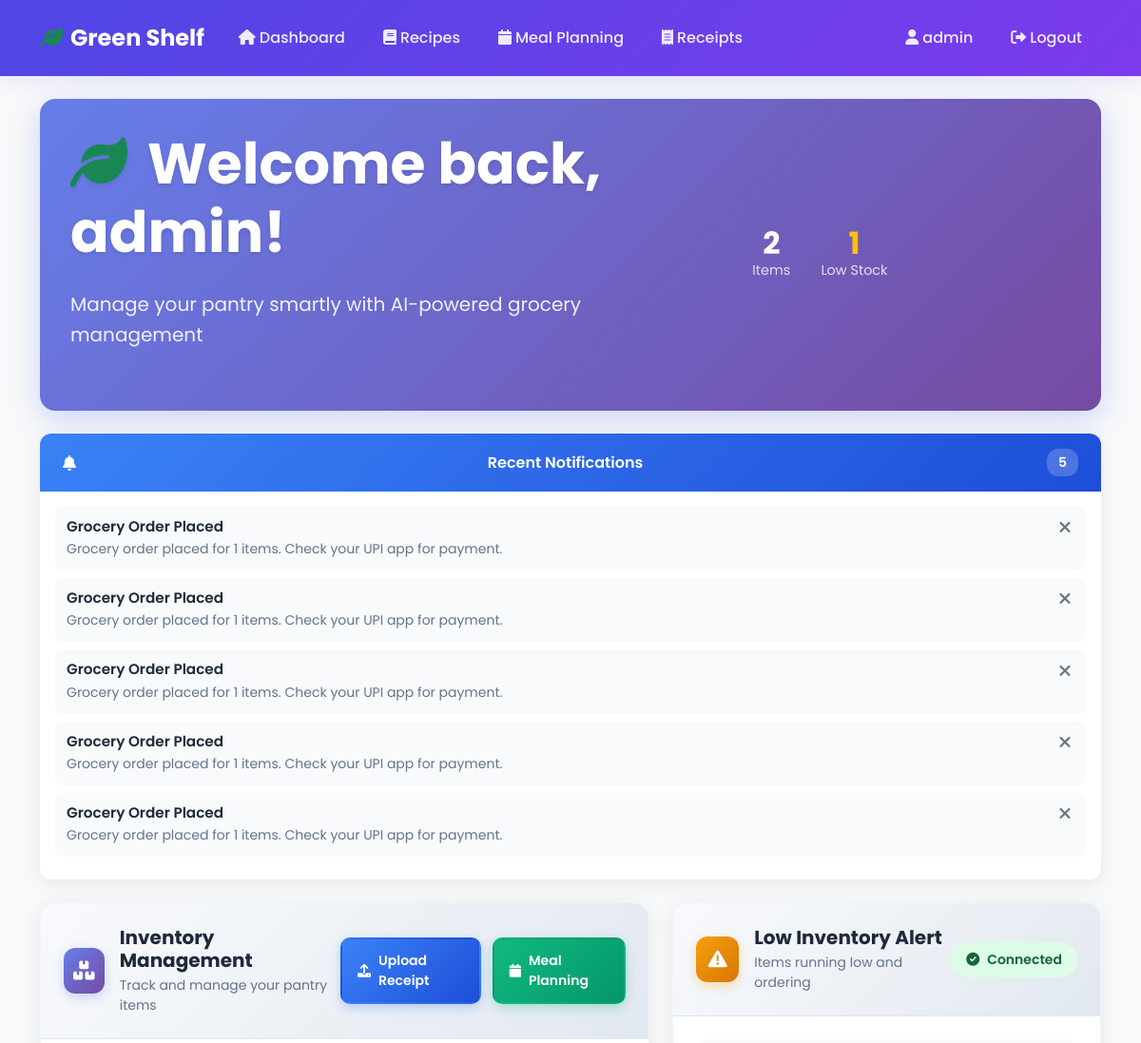
/ (signed in, upper part), run on an earlier commit of the app's database.
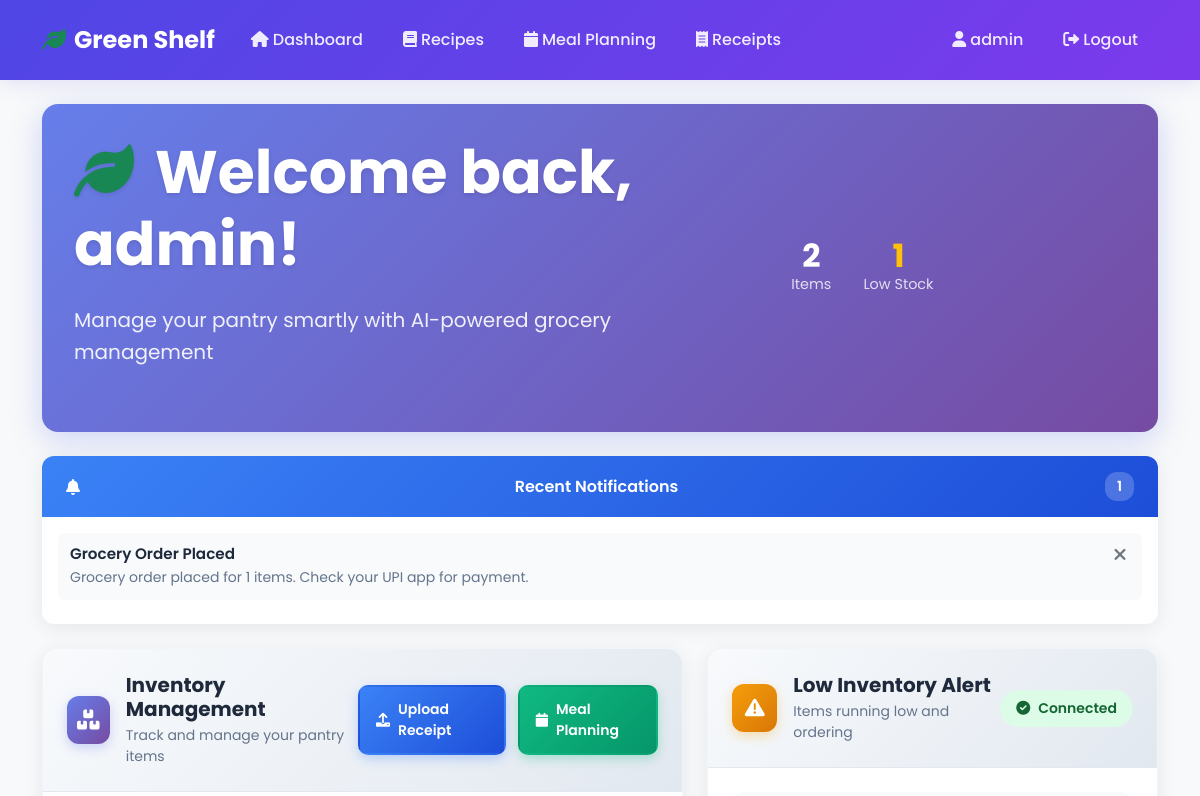
And on a later commit of the database.
### app/models.py (models this page shows)
class Notification(db.Model):
    id = db.Column(db.Integer, primary_key=True)
    user_id = db.Column(db.Integer, db.ForeignKey('user.id'), nullable=False)
    title = db.Column(db.String(200), nullable=False)
    message = db.Column(db.Text, nullable=False)
    notification_type = db.Column(db.String(50))  # 'order', 'reminder', 'low_stock', 'recipe'
    is_read = db.Column(db.Boolean, default=False)
    created_at = db.Column(db.DateTime, default=datetime.utcnow)

### app/routes.py (the view)
@main.route("/")
def index():
    if not current_user.is_authenticated:
        return render_template("landing.html")
    inventory_items = InventoryItem.query.filter_by(user_id=current_user.id).all()
    low_items = [item for item in inventory_items if item.is_low_stock()]
    notifications = Notification.query.filter_by(
        user_id=current_user.id,
        is_read=False
    ).order_by(Notification.created_at.desc()).limit(5).all()
    return render_template("index.html",
                         inventory_items=inventory_items,
                         low_items=low_items,
                         notifications=notifications)

### app/models.py (called while the page is built)
    def is_low_stock(self):
        return self.quantity < self.threshold

### app/templates/index.html (shortened to what this page needs)
{% extends 'layout.html' %} {% block content %}
<div class="hero-welcome mb-4">
  <div class="row align-items-center">
    <div class="col-lg-8">
      <h2 class="hero-title">
        <i class="fas fa-leaf text-success me-2"></i>
        Welcome back, {{ current_user.username }}!
      </h2>
      <p class="hero-subtitle">Manage your pantry smartly with AI-powered grocery management</p>
    </div>
    <div class="col-lg-4 text-end">
      <div class="stats-summary">
        <div class="stat-item">
          <span class="stat-number">{{ inventory_items|length }}</span>
          <span class="stat-label">Items</span>
        </div>
        <div class="stat-item">
          <span class="stat-number text-warning">{{ low_items|length }}</span>
          <span class="stat-label">Low Stock</span>
        </div>
      </div>
    </div>
  </div>
</div>
{% if notifications %}
<div class="row mb-4">
  <div class="col-12">
    <div class="notification-card">
      <div class="notification-header">
        <i class="fas fa-bell me-2"></i>Recent Notifications
        <span class="notification-count">{{ notifications|length }}</span>
      </div>
      <div class="notification-body">
        {% for notification in notifications %}
        <div class="notification-item">
          <div class="notification-content">
            <h6 class="notification-title">{{ notification.title }}</h6>
            <p class="notification-message">{{ notification.message }}</p>
          </div>
          <button
            class="notification-close"
            onclick="markAsRead('{{ notification.id }}', this)"
            title="Mark as read"
          >
            <i class="fas fa-times"></i>
          </button>
        </div>
        {% endfor %}
      </div>
    </div>
  </div>
</div>
{% endif %}
<div class="row g-4">
  <div class="col-12 col-lg-7">
    <div class="modern-card inventory-card">
      <div class="modern-card-header">
        <div class="card-header-content">
          <div class="card-icon">
            <i class="fas fa-boxes"></i>
          </div>
          <div class="card-title-section">
            <h5 class="card-title">Inventory Management</h5>
            <p class="card-subtitle">Track and manage your pantry items</p>
          </div>
        </div>
        <div class="card-actions">
          <a href="{{ url_for('receipts.upload') }}" class="action-button primary">
            <i class="fas fa-upload"></i>
            <span>Upload Receipt</span>
          </a>
          <a href="{{ url_for('meal_planning.index') }}" class="action-button success">
            <i class="fas fa-calendar"></i>
            <span>Meal Planning</span>
          </a>
        </div>
      </div>
    </div>
  </div>
  <div class="col-12 col-lg-5">
    <div class="modern-card low-inventory-card">
      <div class="modern-card-header">
        <div class="card-header-content">
          <div class="card-icon warning">
            <i class="fas fa-exclamation-triangle"></i>
          </div>
          <div class="card-title-section">
            <h5 class="card-title">Low Inventory Alert</h5>
            <p class="card-subtitle">Items running low and ordering</p>
          </div>
        </div>
        <div class="connection-status">
          {% if current_user.cookies_saved %}
          <div class="status-badge success">
            <i class="fas fa-check-circle"></i>
            <span>Connected</span>
          </div>
          {% else %}
          <div class="status-badge warning">
            <i class="fas fa-exclamation-circle"></i>
            <span>Not Connected</span>
          </div>
          {% endif %}
        </div>
      </div>
      <div class="modern-card-body">
      </div>
    </div>
  </div>
</div>
{% endblock %}

What changed in the data, as far as the page shows it:
no longer on this page (row edited): Notification: title "Grocery Order Placed", message "Grocery order placed for 1 items. Check your UPI app for payment."
no longer on this page (row edited): Notification: title "Grocery Order Placed", message "Grocery order placed for 1 items. Check your UPI app for payment."
no longer on this page (row edited): Notification: title "Grocery Order Placed", message "Grocery order placed for 1 items. Check your UPI app for payment."
no longer on this page (row edited): Notification: title "Grocery Order Placed", message "Grocery order placed for 1 items. Check your UPI app for payment."
Also different on the page:
{{ notifications|length }}: "5" → "1"
